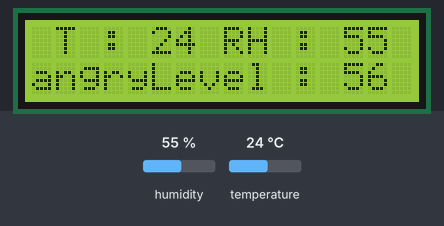
Recording of a sketch running on a simulated Arduino Uno, built with avr-gcc and run on an emulated ATmega328P. On the bench: 16×2 character LCD. Inputs (shaded band) come from the test bench; at power-on: humidity 55 %, temperature 24 °C.

Above: at 1.2 s.
1.3 s: humidity set to 22 %
At 3.1 s:
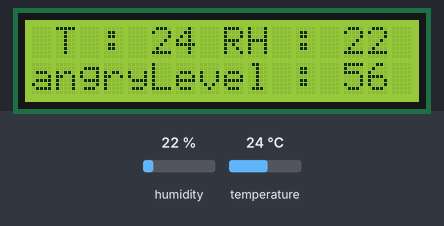
3.4 s: temperature set to 12 °C
At 5.2 s:
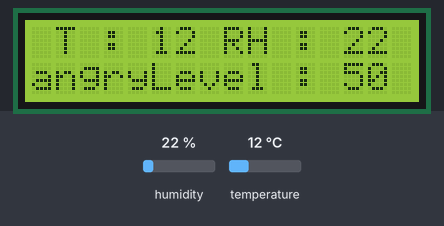
5.5 s: humidity set to 40 %
At 7.4 s:
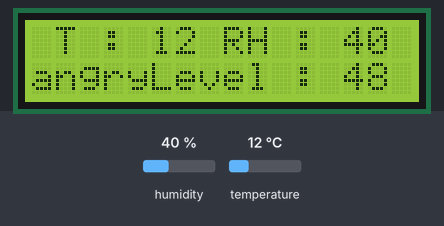
7.7 s: temperature set to 19 °C
At 9.6 s:
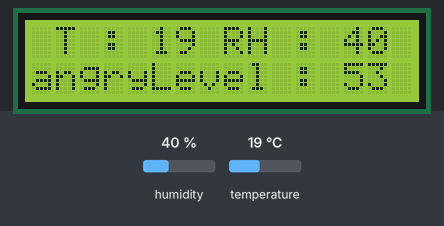
Timing chart, 0 to 10.8 s (numbered marks = the images above; inputs shaded):
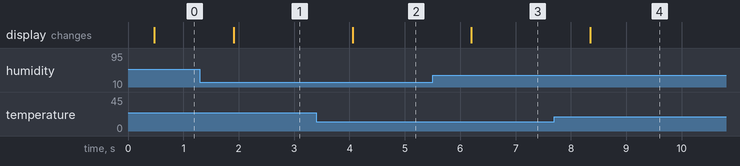

The sketch:

temperature_angryLevel.ino
```cpp
// 온습도 센서
// 불쾌지수
// LCD에 표시 - 온도, 습도, 불쾌지수
// 불쾌지수 = 9/5T-0.55(1-RH)(9/5T-26)+32

#include <dht11.h>
#include <Wire.h>
#include <LiquidCrystal_I2C.h>
LiquidCrystal_I2C lcd(0x27, 16, 2);
int DHT11PIN = A2;
dht11 DHT11;

void setup() {
  lcd.begin();
  lcd.backlight();
}

void loop() {

  int T = (int)DHT11.temperature;
  int RH = (int)DHT11.humidity;
  int angryLevel = (int)9/5*T-0.55*(1-0.01*RH)*(9/5*T-26)+32;

  lcd.clear();
  lcd.home();
  int chk = DHT11.read(DHT11PIN);

  lcd.setCursor(1,0);
  lcd.print("T : ");
  lcd.print(T);
  lcd.setCursor(8,0);
  lcd.print("RH : ");
  lcd.print(RH);
  lcd.setCursor(0,1);
  lcd.print("angryLevel : ");
  lcd.print(angryLevel);

  delay(300);
}
```

Measured:
- after the input at 1.3 s, the display: changes after 0.61 s (image 1)
- after the input at 3.4 s, the display: changes after 0.65 s (image 2)
- after the input at 5.5 s, the display: changes after 0.70 s (image 3)
- after the input at 7.7 s, the display: changes after 0.65 s (image 4)
